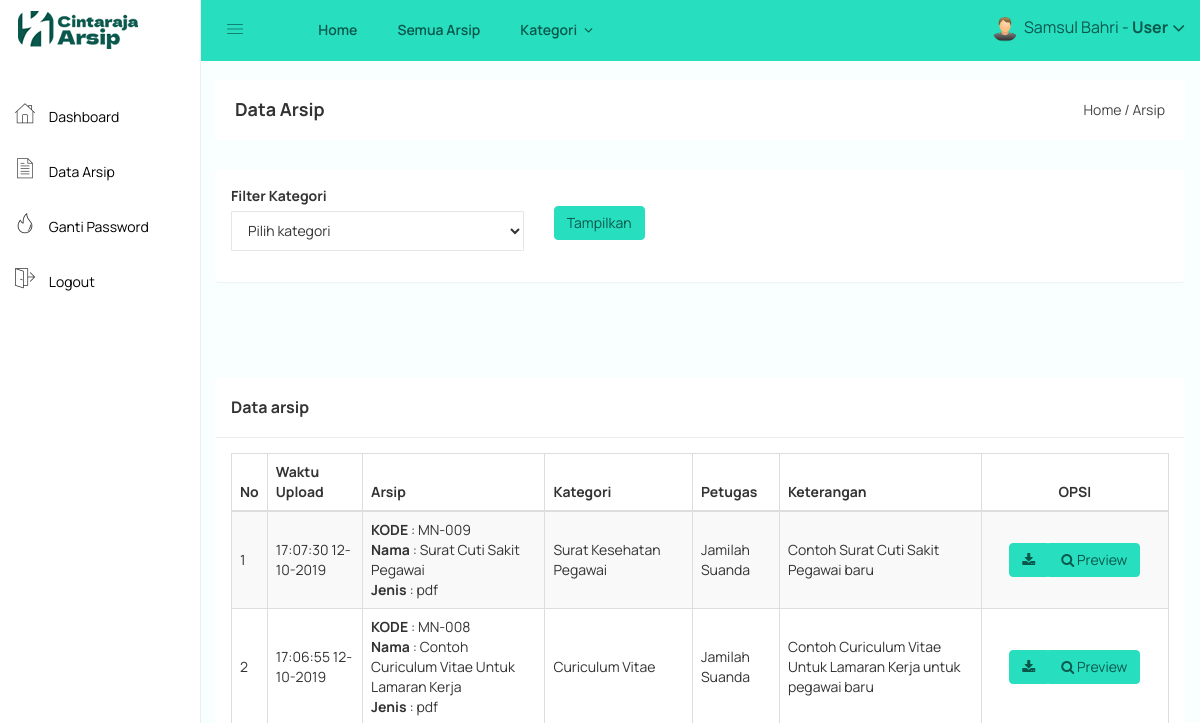
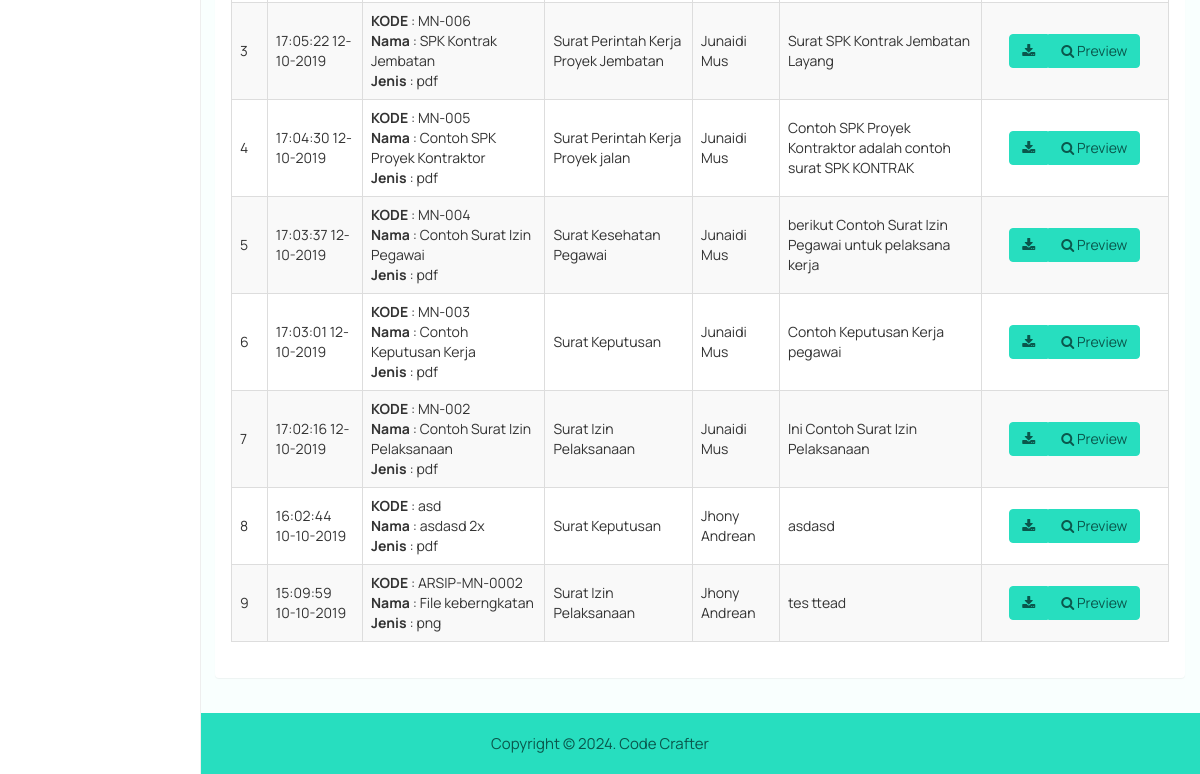
The page /user/arsip.php (signed in) on the database as committed earlier (2 pictures, top to bottom).
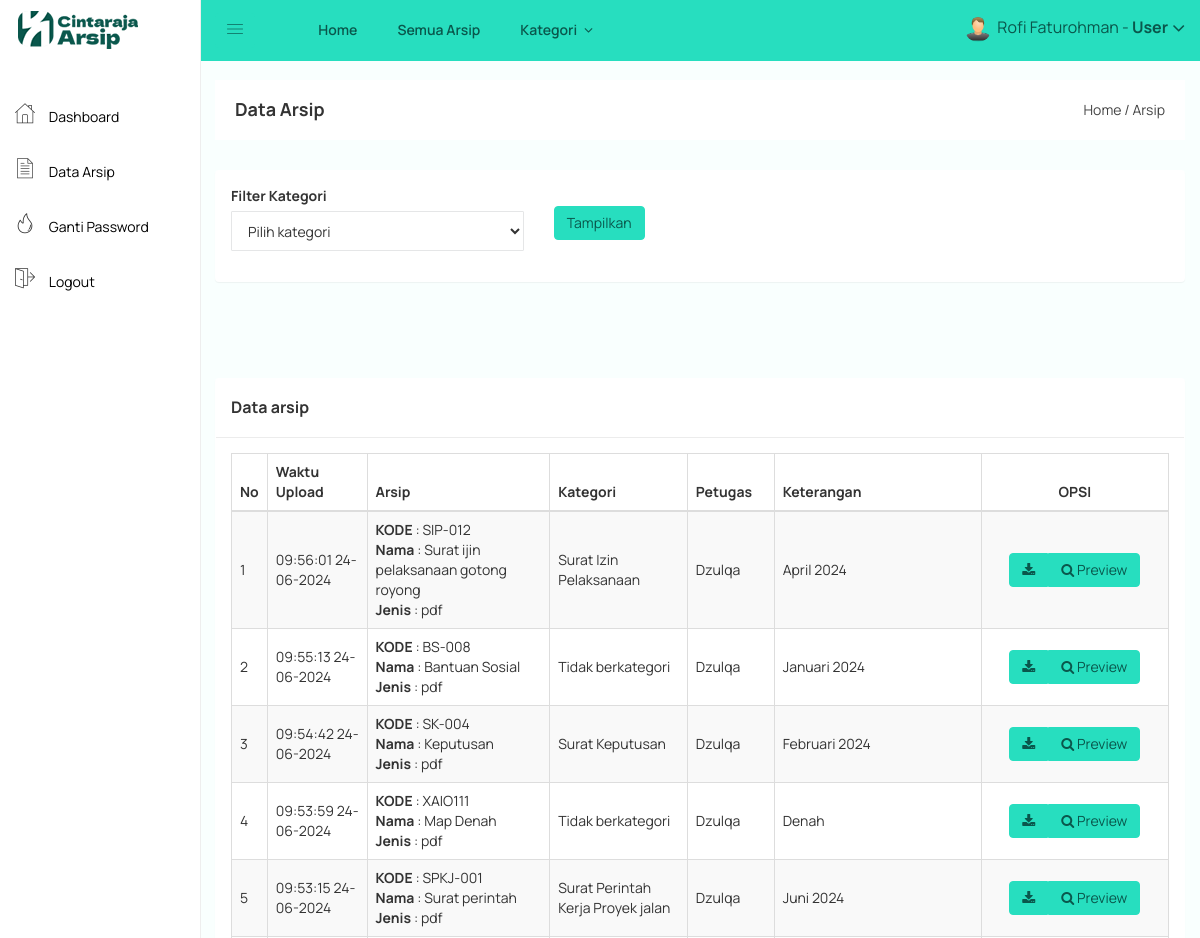
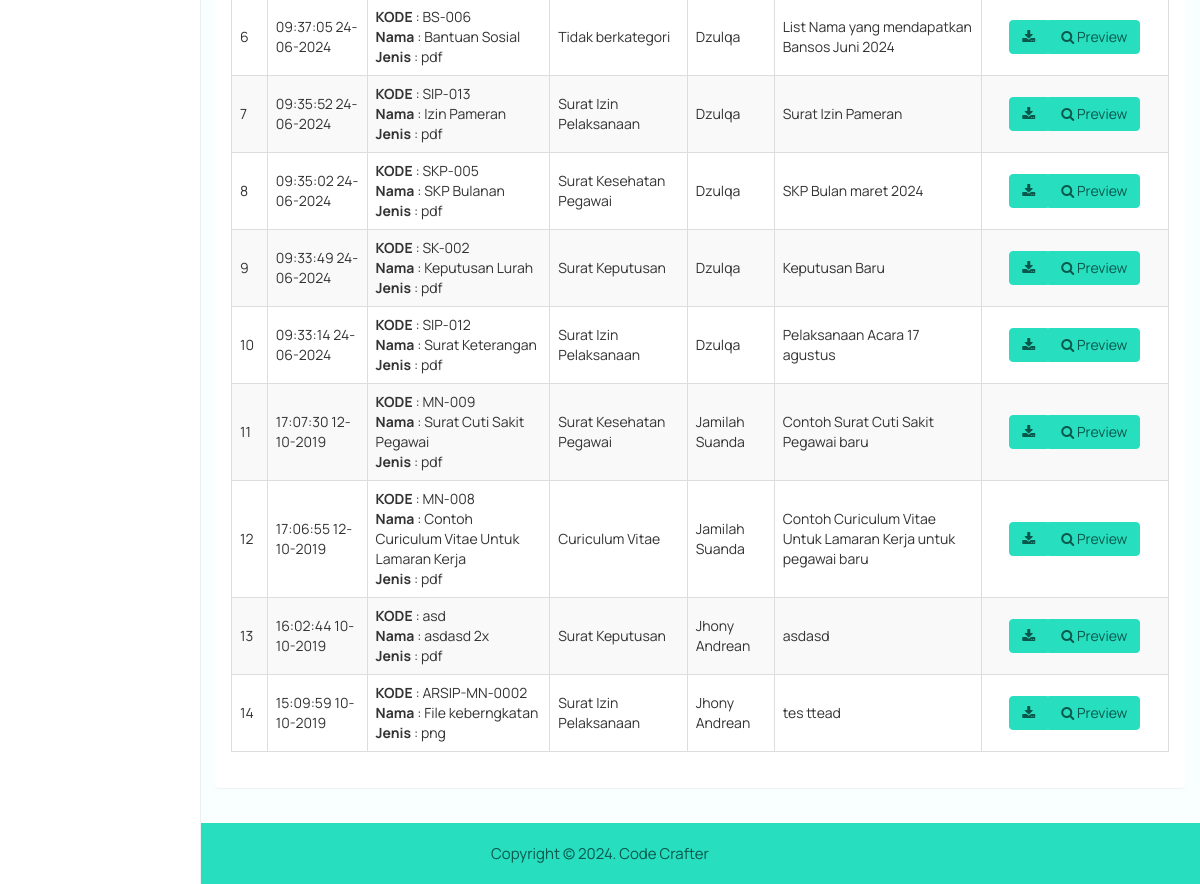
The same page on the database as committed later (2 pictures, top to bottom).
### tables this page shows
CREATE TABLE `arsip` (
  `arsip_id` int(11) NOT NULL,
  `arsip_waktu_upload` datetime NOT NULL,
  `arsip_petugas` int(11) NOT NULL,
  `arsip_kode` varchar(255) NOT NULL,
  `arsip_nama` varchar(255) NOT NULL,
  `arsip_jenis` varchar(255) NOT NULL,
  `arsip_kategori` int(11) NOT NULL,
  `arsip_keterangan` text NOT NULL,
  `arsip_file` varchar(255) NOT NULL
);

CREATE TABLE `kategori` (
  `kategori_id` int(11) NOT NULL,
  `kategori_nama` varchar(255) NOT NULL,
  `kategori_keterangan` text NOT NULL
);

CREATE TABLE `petugas` (
  `petugas_id` int(11) NOT NULL,
  `petugas_nama` varchar(255) NOT NULL,
  `petugas_username` varchar(255) NOT NULL,
  `petugas_password` varchar(255) NOT NULL,
  `petugas_foto` varchar(255) NOT NULL
);

### user/arsip.php (the view, shortened to what the changed rows need)
<?php include 'header.php'; ?>
<div class="container-fluid">
    <div class="panel">
        <div class="panel-body">
            <table id="table" class="table table-bordered table-striped table-hover table-datatable">
                <thead>
                    <tr>
                        <th width="1%">No</th>
                        <th>Waktu Upload</th>
                        <th>Arsip</th>
                        <th>Kategori</th>
                        <th>Petugas</th>
                        <th>Keterangan</th>
                        <th class="text-center" width="20%">OPSI</th>
                    </tr>
                </thead>
                <tbody>
                    <?php
                    $no = 1;
                    if(isset($_GET['kategori'])){
                        $kategori = $_GET['kategori'];
                        $arsip = mysqli_query($koneksi,"SELECT * FROM arsip,kategori,petugas WHERE arsip_petugas=petugas_id and arsip_kategori=kategori_id and arsip_kategori='$kategori' ORDER BY arsip_id DESC");
                    }else{
                        $arsip = mysqli_query($koneksi,"SELECT * FROM arsip,kategori,petugas WHERE arsip_petugas=petugas_id and arsip_kategori=kategori_id ORDER BY arsip_id DESC");
                    }
                    while($p = mysqli_fetch_array($arsip)){
                        ?>
                        <tr>
                            <td><?php echo $no++; ?></td>
                            <td><?php echo date('H:i:s  d-m-Y',strtotime($p['arsip_waktu_upload'])) ?></td>
                            <td>
                                <b>KODE</b> : <?php echo $p['arsip_kode'] ?><br>
                                <b>Nama</b> : <?php echo $p['arsip_nama'] ?><br>
                                <b>Jenis</b> : <?php echo $p['arsip_jenis'] ?><br>
                            </td>
                            <td><?php echo $p['kategori_nama'] ?></td>
                            <td><?php echo $p['petugas_nama'] ?></td>
                            <td><?php echo $p['arsip_keterangan'] ?></td>
                            <td class="text-center">
                                <div class="btn-group">
                                    <a target="_blank" class="btn btn-default" href="arsip_download.php?id=<?php echo $p['arsip_id']; ?>"><i class="fa fa-download"></i></a>
                                    <a target="_blank" href="arsip_preview.php?id=<?php echo $p['arsip_id']; ?>" class="btn btn-default"><i class="fa fa-search"></i> Preview</a>
                                </div>
                            </td>
                        </tr>
                        <?php
                    }
                    ?>
                </tbody>
            </table>
        </div>
    </div>
</div>
<?php include 'footer.php'; ?>

### user/header.php (shortened to what the changed rows need)
<!doctype html>
<html>
<head>
    <link rel="stylesheet" href="../assets/css/bootstrap.min.css">
    <link rel="stylesheet" href="../assets/css/font-awesome.min.css">
    <link rel="stylesheet" href="../assets/css/owl.carousel.css">
    <link rel="stylesheet" href="../assets/css/owl.theme.css">
    <link rel="stylesheet" href="../assets/css/owl.transitions.css">
    <link rel="stylesheet" href="../assets/css/animate.css">
    <link rel="stylesheet" href="../assets/css/normalize.css">
    <link rel="stylesheet" href="../assets/css/meanmenu.min.css">
    <link rel="stylesheet" href="../assets/css/main.css">
    <link rel="stylesheet" href="../assets/css/educate-custon-icon.css">
    <link rel="stylesheet" href="../assets/css/morrisjs/morris.css">
    <link rel="stylesheet" href="../assets/css/scrollbar/jquery.mCustomScrollbar.min.css">
    <link rel="stylesheet" href="../assets/css/metisMenu/metisMenu.min.css">
    <link rel="stylesheet" href="../assets/css/metisMenu/metisMenu-vertical.css">
    <link rel="stylesheet" href="../assets/css/calendar/fullcalendar.min.css">
    <link rel="stylesheet" href="../assets/css/calendar/fullcalendar.print.min.css">
    <link rel="stylesheet" href="../assets/style.css">
    <link rel="stylesheet" href="../assets/css/responsive.css">
    <link rel="stylesheet" href="../assets/css/style.css">
    <link rel="stylesheet" type="text/css" href="../assets/js/DataTables/datatables.css">
    <?php
    include '../koneksi.php';
    ?>
</head>
<body>
    <div class="all-content-wrapper">
        <div class="header-advance-area">
            <div class="header-top-area">
                <div class="container-fluid">
                    <div class="row">
                        <div class="col-lg-12 col-md-12 col-sm-12 col-xs-12">
                            <div class="header-top-wraper">
                                <div class="row">
                                <div class="col-lg-5 col-md-5 col-sm-12 col-xs-12">
                                    <div class="header-right-info">
                                        <ul class="nav navbar-nav mai-top-nav header-right-menu">
                                            <li class="nav-item">
                                                <a href="#" data-toggle="dropdown" role="button" aria-expanded="false" class="nav-link dropdown-toggle">
                                                    <?php
                                                    $id_user = $_SESSION['id'];
                                                    $profil = mysqli_query($koneksi,"select * from user where user_id='$id_user'");
                                                    $profil = mysqli_fetch_assoc($profil);
                                                    if($profil['user_foto'] == ""){
                                                        ?>
                                                        <img src="../gambar/sistem/user.png">
                                                        <?php
                                                    }else{
                                                        ?>
                                                        <img src="../gambar/user/<?php echo $profil['user_foto'] ?>">
                                                        <?php
                                                    }
                                                    ?>
                                                    <span class="admin-name"><?php echo $_SESSION['nama']; ?> - <b>User</b> </span>
                                                    <i class="fa fa-angle-down edu-icon edu-down-arrow"></i>
                                                </a>
                                            </li>
                                        </ul>
                                    </div>
                                </div>
                            </div>
                        </div>
                    </div>
                </div>
            </div>
        </div>
    </div>

Rows that differ between the two databases and show on the page:
no longer on this page (row unchanged): arsip: arsip_waktu_upload "17:05:22 12-10-2019", arsip_kode "MN-006", arsip_nama "SPK Kontrak Jembatan", arsip_jenis "pdf", kategori.kategori_nama "Surat Perintah Kerja Proyek Jembatan", petugas.petugas_nama "Junaidi Mus", arsip_keterangan "Surat SPK Kontrak Jembatan Layang"
no longer on this page (row unchanged): arsip: arsip_waktu_upload "17:04:30 12-10-2019", arsip_kode "MN-005", arsip_nama "Contoh SPK Proyek Kontraktor", arsip_jenis "pdf", kategori.kategori_nama "Surat Perintah Kerja Proyek jalan", petugas.petugas_nama "Junaidi Mus", arsip_keterangan "Contoh SPK Proyek Kontraktor adalah contoh surat SPK KONTRAK"
no longer on this page (row unchanged): arsip: arsip_waktu_upload "17:03:37 12-10-2019", arsip_kode "MN-004", arsip_nama "Contoh Surat Izin Pegawai", arsip_jenis "pdf", kategori.kategori_nama "Surat Kesehatan Pegawai", petugas.petugas_nama "Junaidi Mus", arsip_keterangan "berikut Contoh Surat Izin Pegawai untuk pelaksana kerja"
no longer on this page (row unchanged): arsip: arsip_waktu_upload "17:03:01 12-10-2019", arsip_kode "MN-003", arsip_nama "Contoh Keputusan Kerja", arsip_jenis "pdf", kategori.kategori_nama "Surat Keputusan", petugas.petugas_nama "Junaidi Mus", arsip_keterangan "Contoh Keputusan Kerja pegawai"
no longer on this page (row unchanged): arsip: arsip_waktu_upload "17:02:16 12-10-2019", arsip_kode "MN-002", arsip_nama "Contoh Surat Izin Pelaksanaan", arsip_jenis "pdf", kategori.kategori_nama "Surat Izin Pelaksanaan", petugas.petugas_nama "Junaidi Mus", arsip_keterangan "Ini Contoh Surat Izin Pelaksanaan"
added arsip: arsip_waktu_upload "09:56:01 24-06-2024", arsip_kode "SIP-012", arsip_nama "Surat ijin pelaksanaan gotong royong", arsip_jenis "pdf", arsip_kategori.kategori_nama "Surat Izin Pelaksanaan", petugas.petugas_nama "Dzulqa", arsip_keterangan "April 2024"
added arsip: arsip_waktu_upload "09:55:13 24-06-2024", arsip_kode "BS-008", arsip_nama "Bantuan Sosial", arsip_jenis "pdf", arsip_kategori.kategori_nama "Tidak berkategori", petugas.petugas_nama "Dzulqa", arsip_keterangan "Januari 2024"
added arsip: arsip_waktu_upload "09:54:42 24-06-2024", arsip_kode "SK-004", arsip_nama "Keputusan", arsip_jenis "pdf", arsip_kategori.kategori_nama "Surat Keputusan", petugas.petugas_nama "Dzulqa", arsip_keterangan "Februari 2024"
added arsip: arsip_waktu_upload "09:53:59 24-06-2024", arsip_kode "XAIO111", arsip_nama "Map Denah", arsip_jenis "pdf", arsip_kategori.kategori_nama "Tidak berkategori", petugas.petugas_nama "Dzulqa", arsip_keterangan "Denah"
added arsip: arsip_waktu_upload "09:53:15 24-06-2024", arsip_kode "SPKJ-001", arsip_nama "Surat perintah", arsip_jenis "pdf", arsip_kategori.kategori_nama "Surat Perintah Kerja Proyek jalan", petugas.petugas_nama "Dzulqa", arsip_keterangan "Juni 2024"
added arsip: arsip_waktu_upload "09:37:05 24-06-2024", arsip_kode "BS-006", arsip_nama "Bantuan Sosial", arsip_jenis "pdf", arsip_kategori.kategori_nama "Tidak berkategori", petugas.petugas_nama "Dzulqa", arsip_keterangan "List Nama yang mendapatkan Bansos Juni 2024"
added arsip: arsip_waktu_upload "09:35:52 24-06-2024", arsip_kode "SIP-013", arsip_nama "Izin Pameran", arsip_jenis "pdf", arsip_kategori.kategori_nama "Surat Izin Pelaksanaan", petugas.petugas_nama "Dzulqa", arsip_keterangan "Surat Izin Pameran"
added arsip: arsip_waktu_upload "09:35:02 24-06-2024", arsip_kode "SKP-005", arsip_nama "SKP Bulanan", arsip_jenis "pdf", arsip_kategori.kategori_nama "Surat Kesehatan Pegawai", petugas.petugas_nama "Dzulqa", arsip_keterangan "SKP Bulan maret 2024"
added arsip: arsip_waktu_upload "09:33:49 24-06-2024", arsip_kode "SK-002", arsip_nama "Keputusan Lurah", arsip_jenis "pdf", arsip_kategori.kategori_nama "Surat Keputusan", petugas.petugas_nama "Dzulqa", arsip_keterangan "Keputusan Baru"
added arsip: arsip_waktu_upload "09:33:14 24-06-2024", arsip_kode "SIP-012", arsip_nama "Surat Keterangan", arsip_jenis "pdf", arsip_kategori.kategori_nama "Surat Izin Pelaksanaan", petugas.petugas_nama "Dzulqa", arsip_keterangan "Pelaksanaan Acara 17 agustus"
Other text that changed with them:
$_SESSION['nama']: "Samsul Bahri" → "Rofi Faturohman"
